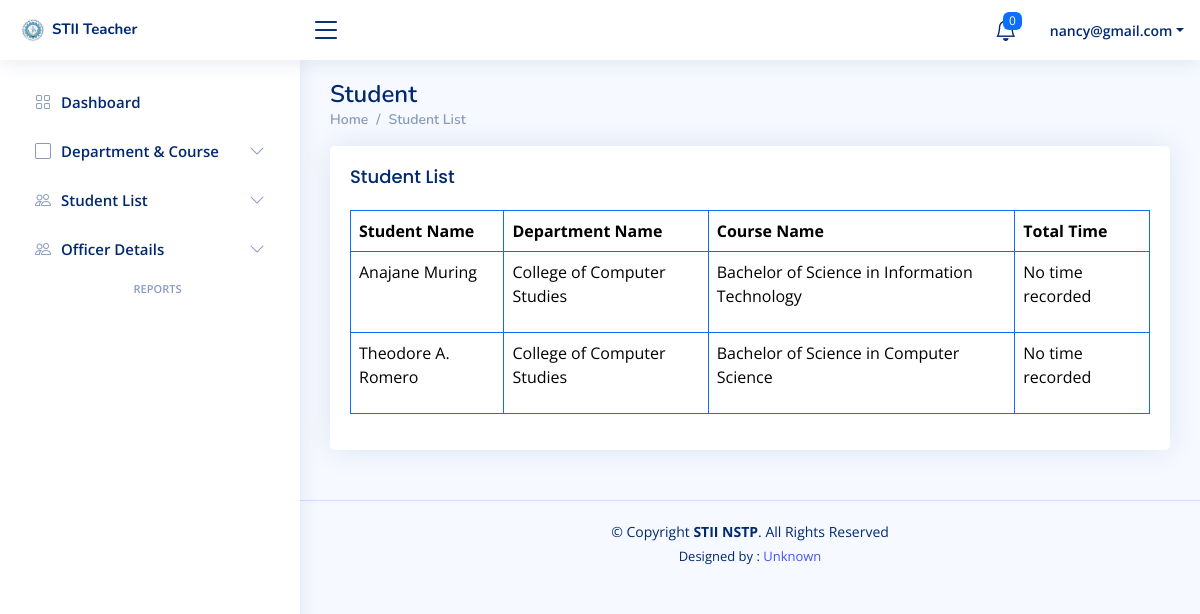
/Coordinator/Teacher/student_list.php (signed in), run on the app's committed database.
### tables this page shows
CREATE TABLE `students` (
  `s_id` int(11) NOT NULL,
  `full_name` varchar(255) NOT NULL,
  `student_id` varchar(255) NOT NULL,
  `d_id` int(11) NOT NULL,
  `c_id` int(11) NOT NULL,
  `section` varchar(255) NOT NULL,
  `n_id` int(11) NOT NULL,
  `status` varchar(255) NOT NULL DEFAULT 'Enrolled',
  `address` varchar(255) NOT NULL,
  `gender` varchar(255) NOT NULL,
  `age` varchar(255) NOT NULL,
  `birthdate` varchar(255) NOT NULL,
  `civil_status` varchar(255) NOT NULL,
  `profile_picture` varchar(255) NOT NULL,
  `valid_id` varchar(255) NOT NULL,
  `email` varchar(255) NOT NULL,
  `contact_number` varchar(255) NOT NULL,
  `date` timestamp NOT NULL DEFAULT current_timestamp() ON UPDATE current_timestamp()
);

CREATE TABLE `departments` (
  `d_id` int(11) NOT NULL,
  `department_name` varchar(255) NOT NULL,
  `date` timestamp NOT NULL DEFAULT current_timestamp() ON UPDATE current_timestamp(),
  `status` varchar(255) NOT NULL DEFAULT 'Available'
);

CREATE TABLE `course` (
  `c_id` int(11) NOT NULL,
  `course_name` varchar(255) NOT NULL,
  `d_id` int(11) NOT NULL,
  `date` timestamp NOT NULL DEFAULT current_timestamp() ON UPDATE current_timestamp(),
  `status` varchar(255) NOT NULL DEFAULT 'Available'
);

### Coordinator/Teacher/student_list.php (the view, shortened to what this page needs)
<?php
if (isset($_SESSION['email']) && isset($_SESSION['t_id']) && ($_SESSION['password']) ) {
?>
<!DOCTYPE html>
<html lang="en">
<head>
  <link href="assets/vendor/bootstrap/css/bootstrap.min.css" rel="stylesheet">
  <link href="assets/vendor/bootstrap-icons/bootstrap-icons.css" rel="stylesheet">
  <link href="assets/vendor/boxicons/css/boxicons.min.css" rel="stylesheet">
  <link href="assets/vendor/quill/quill.snow.css" rel="stylesheet">
  <link href="assets/vendor/quill/quill.bubble.css" rel="stylesheet">
  <link href="assets/vendor/remixicon/remixicon.css" rel="stylesheet">
  <link href="assets/vendor/simple-datatables/style.css" rel="stylesheet">
  <link href="assets/css/style.css" rel="stylesheet">
</head>
<body>
<?php include 'Include/header.php'; ?>
<?php include 'Include/sidebar.php'; ?>
  <main id="main" class="main">
    <div class="pagetitle">
      <h1>Student</h1>
      <nav>
        <ol class="breadcrumb">
          <li class="breadcrumb-item"><a href="dashboard.php">Home</a></li>
          <li class="breadcrumb-item">Student List</li>
        </ol>
      </nav>
    </div>
    <section class="section">
      <div class="row">
        <div class="col-lg-12">
          <div class="card">
            <div class="card-body">
              <div class="row">
              	<div class="col-lg-2">
              		<h5 class="card-title">Student List</h5>
              	</div>
              </div>
              <table class="table table-bordered border-primary">
    <thead>
        <tr>
            <th scope="col">Student Name</th>
            <th scope="col">Department Name</th>
            <th scope="col">Course Name</th>
            <th scope="col">Total Time</th>
        </tr>
    </thead>
    <tbody>
        <?php
        include 'conn.php';
        if (isset($_SESSION['t_id'])) {
            $t_id = $_SESSION['t_id'];
            $assign_query = "SELECT DISTINCT ta.d_id, ta.c_id, d.department_name, c.course_name
                             FROM t_assign ta
                             INNER JOIN departments d ON ta.d_id = d.d_id
                             INNER JOIN course c ON ta.c_id = c.c_id
                             WHERE ta.t_id = '$t_id'";
            $assign_result = mysqli_query($conn, $assign_query) or die("Assignment fetch error: " . mysqli_error($conn));
            $students = [];
            while ($assign_row = mysqli_fetch_assoc($assign_result)) {
                $d_id = $assign_row['d_id'];
                $c_id = $assign_row['c_id'];
                $student_query = "
                    SELECT s.s_id, s.full_name, s.student_id, s.status, s.section,
                           d.department_name, c.course_name
                    FROM students s
                    LEFT JOIN departments d ON s.d_id = d.d_id
                    LEFT JOIN course c ON s.c_id = c.c_id
                    WHERE s.status = 'Enrolled'
                      AND s.d_id = '$d_id'
                      AND s.c_id = '$c_id'
                ";
                $student_result = mysqli_query($conn, $student_query);
                while ($row = mysqli_fetch_assoc($student_result)) {
                    $students[] = $row;
                }
            }
            if (!empty($students)) {
                foreach ($students as $row) {
                    $full_name = htmlspecialchars($row['full_name']);
                    $department_name = htmlspecialchars($row['department_name']);
                    $course_name = htmlspecialchars($row['course_name']);
                    $hours = $minutes = 0;
                    $total_time_hours = 0;
                    $has_time = false;
                    $remaining_hours = 54 - $total_time_hours;
                    $remaining_hours = $remaining_hours > 0 ? number_format($remaining_hours, 2) : 0;
                    $total_time_display = number_format($total_time_hours, 2);
                    ?>
                    <tr>
                        <td><?= $full_name ?></td>
                        <td><?= $department_name ?></td>
                        <td><?= $course_name ?></td>
                        <td>
                            <?php if ($has_time): ?>
                                <p>Total Time: <br>
                                    <strong><?= "$hours hour(s) and $minutes minute(s)" ?> (<?= $total_time_display ?> hrs)</strong>
                                </p>
                                <?php if ($total_time_hours >= 54): ?>
                                    <p style="color: green; font-weight: bold;">🎉 Congratulations! You've completed the required 54 hours.</p>
                                <?php else: ?>
                                    <p>Remaining Hours: <br> <strong><?= $remaining_hours ?> hour(s)</strong></p>
                                <?php endif; ?>
                            <?php else: ?>
                                <p>No time recorded</p>
                            <?php endif; ?>
                        </td>
                    </tr>
                    <?php
                }
            } else {
                echo "<tr><td colspan='4'><center>No Enrolled Students Found</center></td></tr>";
            }
        } else {
            echo "<tr><td colspan='4'><center>Please log in to view the data.</center></td></tr>";
        }
        ?>
    </tbody>
</table>
            </div>
          </div>
        </div>
      </div>
    </section>
  </main>
  <footer id="footer" class="footer">
    <div class="copyright">
      &copy; Copyright <strong><span>STII NSTP</span></strong>. All Rights Reserved
    </div>
    <div class="credits">
      Designed by : <a href="#">Unknown</a>
    </div>
  </footer>
</body>
</html>
<?php
}else{
    header("Location: sign_in.php");
    exit();
}
?>

### Coordinator/Teacher/assets/css/style.css (style rules this page uses)
:root { scroll-behavior: smooth; }
body { font-family: "Open Sans", sans-serif; background: #f6f9ff; color: #444444; }
a { color: #4154f1; text-decoration: none; }
h1, h2, h3, h4, h5, h6 { font-family: "Nunito", sans-serif; }
#main { margin-top: 60px; padding: 20px 30px; transition: all 0.3s; }
.pagetitle { margin-bottom: 10px; }
.pagetitle h1 { font-size: 24px; margin-bottom: 0; font-weight: 600; color: #012970; }
.card { margin-bottom: 30px; border: none; border-radius: 5px; box-shadow: 0px 0 30px rgba(1, 41, 112, 0.1); }
.card-title { padding: 20px 0 15px 0; font-size: 18px; font-weight: 500; color: #012970; font-family: "Poppins", sans-serif; }
.card-body { padding: 0 20px 20px 20px; }
.breadcrumb { font-size: 14px; font-family: "Nunito", sans-serif; color: #899bbd; font-weight: 600; }
.breadcrumb a { color: #899bbd; transition: 0.3s; }
.breadcrumb .breadcrumb-item::before { color: #899bbd; }
@media (min-width: 1200px) { #main, #footer { margin-left: 300px; } }
.footer { padding: 20px 0; font-size: 14px; transition: all 0.3s; border-top: 1px solid #cddfff; }
.footer .copyright { text-align: center; color: #012970; }
.footer .credits { padding-top: 5px; text-align: center; font-size: 13px; color: #012970; }

### data on the page
students: full_name "Anajane Muring", d.department_name "College of Computer Studies", c.course_name "Bachelor of Science in Information Technology"
students: full_name "Theodore A. Romero", d.department_name "College of Computer Studies", c.course_name "Bachelor of Science in Computer Science"

### other printed values
$notification_count "0"
$_SESSION['email'] "nancy@gmail.com"
